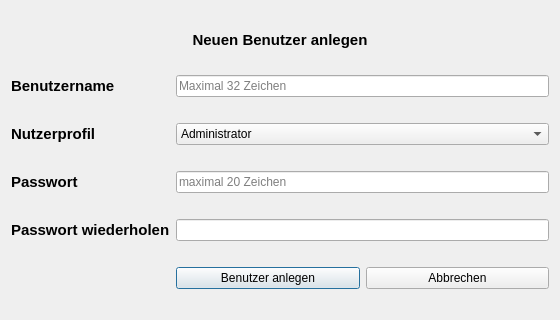
<?xml version="1.0" encoding="UTF-8"?>
<ui version="4.0">
 <class>nutzer_anlegen</class>
 <widget class="QDialog" name="nutzer_anlegen">
  <property name="geometry">
   <rect>
    <x>0</x>
    <y>0</y>
    <width>560</width>
    <height>320</height>
   </rect>
  </property>
  <property name="windowTitle">
   <string>Nutzer anlegen</string>
  </property>
  <layout class="QGridLayout" name="gridLayout">
   <item row="1" column="0">
    <widget class="QLabel" name="Name">
     <property name="sizePolicy">
      <sizepolicy hsizetype="Fixed" vsizetype="Fixed">
       <horstretch>0</horstretch>
       <verstretch>0</verstretch>
      </sizepolicy>
     </property>
     <property name="font">
      <font>
       <pointsize>11</pointsize>
       <bold>true</bold>
      </font>
     </property>
     <property name="text">
      <string>Benutzername</string>
     </property>
    </widget>
   </item>
   <item row="1" column="1" colspan="2">
    <widget class="QLineEdit" name="Eingabe_Benutzername">
     <property name="whatsThis">
      <string>&lt;html&gt;&lt;head/&gt;&lt;body&gt;&lt;p&gt;&lt;br/&gt;&lt;/p&gt;&lt;/body&gt;&lt;/html&gt;</string>
     </property>
     <property name="maxLength">
      <number>32</number>
     </property>
     <property name="placeholderText">
      <string>Maximal 32 Zeichen</string>
     </property>
    </widget>
   </item>
   <item row="2" column="0">
    <widget class="QLabel" name="Profil">
     <property name="sizePolicy">
      <sizepolicy hsizetype="Fixed" vsizetype="Fixed">
       <horstretch>0</horstretch>
       <verstretch>0</verstretch>
      </sizepolicy>
     </property>
     <property name="font">
      <font>
       <pointsize>11</pointsize>
       <bold>true</bold>
      </font>
     </property>
     <property name="text">
      <string>Nutzerprofil</string>
     </property>
    </widget>
   </item>
   <item row="2" column="1" colspan="2">
    <widget class="QComboBox" name="Eingabe_Nutzerprofil">
     <item>
      <property name="text">
       <string>Administrator</string>
      </property>
     </item>
     <item>
      <property name="text">
       <string>Schreibberechtigt</string>
      </property>
     </item>
     <item>
      <property name="text">
       <string>Leseberechtigt</string>
      </property>
     </item>
    </widget>
   </item>
   <item row="3" column="0">
    <widget class="QLabel" name="Passwort">
     <property name="sizePolicy">
      <sizepolicy hsizetype="Fixed" vsizetype="Fixed">
       <horstretch>0</horstretch>
       <verstretch>0</verstretch>
      </sizepolicy>
     </property>
     <property name="font">
      <font>
       <pointsize>11</pointsize>
       <bold>true</bold>
      </font>
     </property>
     <property name="text">
      <string>Passwort</string>
     </property>
    </widget>
   </item>
   <item row="3" column="1" colspan="2">
    <widget class="QLineEdit" name="Eingabe_Passwort">
     <property name="maxLength">
      <number>20</number>
     </property>
     <property name="placeholderText">
      <string>maximal 20 Zeichen</string>
     </property>
    </widget>
   </item>
   <item row="4" column="0">
    <widget class="QLabel" name="Passwort_WDH">
     <property name="sizePolicy">
      <sizepolicy hsizetype="Fixed" vsizetype="Fixed">
       <horstretch>0</horstretch>
       <verstretch>0</verstretch>
      </sizepolicy>
     </property>
     <property name="font">
      <font>
       <pointsize>11</pointsize>
       <bold>true</bold>
      </font>
     </property>
     <property name="text">
      <string>Passwort wiederholen</string>
     </property>
    </widget>
   </item>
   <item row="4" column="1" colspan="2">
    <widget class="QLineEdit" name="Eingabe_Passwort_WDH">
     <property name="maxLength">
      <number>20</number>
     </property>
    </widget>
   </item>
   <item row="5" column="1">
    <widget class="QPushButton" name="Button_Benutzer_anlegen">
     <property name="text">
      <string>Benutzer anlegen</string>
     </property>
    </widget>
   </item>
   <item row="5" column="2">
    <widget class="QPushButton" name="Button_abbrechen">
     <property name="text">
      <string>Abbrechen</string>
     </property>
    </widget>
   </item>
   <item row="0" column="0" colspan="3">
    <widget class="QLabel" name="Ueberschrift">
     <property name="sizePolicy">
      <sizepolicy hsizetype="Preferred" vsizetype="Fixed">
       <horstretch>0</horstretch>
       <verstretch>0</verstretch>
      </sizepolicy>
     </property>
     <property name="font">
      <font>
       <pointsize>11</pointsize>
       <bold>true</bold>
      </font>
     </property>
     <property name="layoutDirection">
      <enum>Qt::LayoutDirection::LeftToRight</enum>
     </property>
     <property name="text">
      <string>Neuen Benutzer anlegen</string>
     </property>
     <property name="alignment">
      <set>Qt::AlignmentFlag::AlignCenter</set>
     </property>
    </widget>
   </item>
  </layout>
 </widget>
 <tabstops>
  <tabstop>Eingabe_Benutzername</tabstop>
  <tabstop>Eingabe_Nutzerprofil</tabstop>
  <tabstop>Eingabe_Passwort</tabstop>
  <tabstop>Eingabe_Passwort_WDH</tabstop>
  <tabstop>Button_Benutzer_anlegen</tabstop>
  <tabstop>Button_abbrechen</tabstop>
 </tabstops>
 <resources/>
 <connections/>
</ui>
